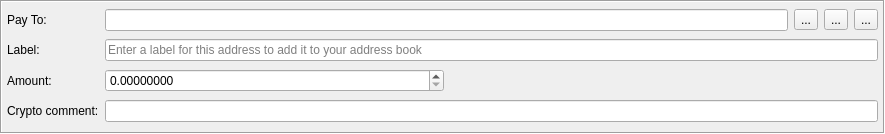
<?xml version="1.0" encoding="UTF-8"?>
<ui version="4.0">
 <class>TransferFrame</class>
 <widget class="QFrame" name="TransferFrame">
  <property name="geometry">
   <rect>
    <x>0</x>
    <y>0</y>
    <width>885</width>
    <height>134</height>
   </rect>
  </property>
  <property name="windowTitle">
   <string>Frame</string>
  </property>
  <property name="frameShape">
   <enum>QFrame::Box</enum>
  </property>
  <property name="frameShadow">
   <enum>QFrame::Sunken</enum>
  </property>
  <layout class="QGridLayout" name="gridLayout" columnstretch="0,1,1,1,1,1">
   <property name="leftMargin">
    <number>5</number>
   </property>
   <property name="topMargin">
    <number>5</number>
   </property>
   <property name="rightMargin">
    <number>5</number>
   </property>
   <property name="bottomMargin">
    <number>5</number>
   </property>
   <item row="2" column="0">
    <widget class="QLabel" name="label_3">
     <property name="text">
      <string>Amount:</string>
     </property>
    </widget>
   </item>
   <item row="1" column="1" colspan="5">
    <widget class="QLineEdit" name="m_labelEdit">
     <property name="placeholderText">
      <string>Enter a label for this address to add it to your address book</string>
     </property>
    </widget>
   </item>
   <item row="0" column="4">
    <widget class="QToolButton" name="m_pasteButton">
     <property name="text">
      <string>...</string>
     </property>
     <property name="icon">
      <iconset resource="../../resources.qrc">
       <normaloff>:/icons/paste</normaloff>:/icons/paste</iconset>
     </property>
    </widget>
   </item>
   <item row="0" column="5">
    <widget class="QToolButton" name="m_removeButton">
     <property name="text">
      <string>...</string>
     </property>
     <property name="icon">
      <iconset resource="../../resources.qrc">
       <normaloff>:/icons/remove</normaloff>:/icons/remove</iconset>
     </property>
    </widget>
   </item>
   <item row="1" column="0">
    <widget class="QLabel" name="label_2">
     <property name="text">
      <string>Label:</string>
     </property>
    </widget>
   </item>
   <item row="2" column="1">
    <widget class="QDoubleSpinBox" name="m_amountSpin">
     <property name="layoutDirection">
      <enum>Qt::LeftToRight</enum>
     </property>
     <property name="suffix">
      <string notr="true"/>
     </property>
     <property name="decimals">
      <number>8</number>
     </property>
     <property name="maximum">
      <double>999999999.999999046325684</double>
     </property>
    </widget>
   </item>
   <item row="2" column="2" colspan="4">
    <spacer name="horizontalSpacer">
     <property name="orientation">
      <enum>Qt::Horizontal</enum>
     </property>
     <property name="sizeHint" stdset="0">
      <size>
       <width>558</width>
       <height>17</height>
      </size>
     </property>
    </spacer>
   </item>
   <item row="0" column="1" colspan="2">
    <widget class="QLineEdit" name="m_addressEdit"/>
   </item>
   <item row="0" column="3">
    <widget class="QToolButton" name="m_addressBookButton">
     <property name="text">
      <string>...</string>
     </property>
     <property name="icon">
      <iconset resource="../../resources.qrc">
       <normaloff>:/icons/address-book</normaloff>:/icons/address-book</iconset>
     </property>
    </widget>
   </item>
   <item row="0" column="0">
    <widget class="QLabel" name="label">
     <property name="text">
      <string>Pay To:</string>
     </property>
    </widget>
   </item>
   <item row="3" column="0">
    <widget class="QLabel" name="label_4">
     <property name="text">
      <string>Crypto comment:</string>
     </property>
    </widget>
   </item>
   <item row="3" column="1" colspan="5">
    <widget class="QLineEdit" name="m_transactionCommentEdit"/>
   </item>
  </layout>
 </widget>
 <tabstops>
  <tabstop>m_addressEdit</tabstop>
  <tabstop>m_labelEdit</tabstop>
  <tabstop>m_amountSpin</tabstop>
  <tabstop>m_addressBookButton</tabstop>
  <tabstop>m_pasteButton</tabstop>
  <tabstop>m_removeButton</tabstop>
 </tabstops>
 <resources>
  <include location="../../resources.qrc"/>
 </resources>
 <connections>
  <connection>
   <sender>m_removeButton</sender>
   <signal>clicked()</signal>
   <receiver>TransferFrame</receiver>
   <slot>close()</slot>
   <hints>
    <hint type="sourcelabel">
     <x>862</x>
     <y>21</y>
    </hint>
    <hint type="destinationlabel">
     <x>442</x>
     <y>60</y>
    </hint>
   </hints>
  </connection>
  <connection>
   <sender>m_addressBookButton</sender>
   <signal>clicked()</signal>
   <receiver>TransferFrame</receiver>
   <slot>addressBookClicked()</slot>
   <hints>
    <hint type="sourcelabel">
     <x>786</x>
     <y>21</y>
    </hint>
    <hint type="destinationlabel">
     <x>442</x>
     <y>60</y>
    </hint>
   </hints>
  </connection>
  <connection>
   <sender>m_pasteButton</sender>
   <signal>clicked()</signal>
   <receiver>TransferFrame</receiver>
   <slot>pasteClicked()</slot>
   <hints>
    <hint type="sourcelabel">
     <x>824</x>
     <y>21</y>
    </hint>
    <hint type="destinationlabel">
     <x>442</x>
     <y>60</y>
    </hint>
   </hints>
  </connection>
  <connection>
   <sender>m_addressEdit</sender>
   <signal>textEdited(QString)</signal>
   <receiver>TransferFrame</receiver>
   <slot>addressEdited(QString)</slot>
   <hints>
    <hint type="sourcelabel">
     <x>460</x>
     <y>18</y>
    </hint>
    <hint type="destinationlabel">
     <x>442</x>
     <y>66</y>
    </hint>
   </hints>
  </connection>
 </connections>
 <slots>
  <slot>addressBookClicked()</slot>
  <slot>pasteClicked()</slot>
  <slot>addressEdited(QString)</slot>
 </slots>
</ui>
